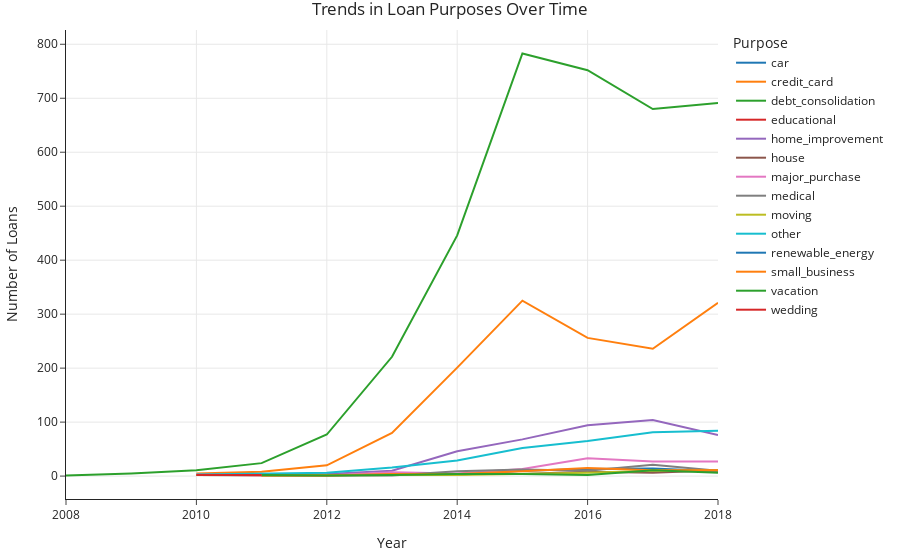

This figure's notebook cell:
### Markdown cell above
Congrats! You're done with the project.

The `loans` dataset is rich, and we've just barely scratched the surface in exploring it. We encourage you to keep digging deeper. Just to illustrate what's possible, run the cell below to create a line plot that depcits the number of loans approved per year for each loan purpose (car loan, medical debt, etc.).

### Code cell
def loan_purpose_over_time(loans):
    loans = loans.copy()
    loan_purpose_yearly = loans.groupby([loans['issue_d'].dt.year, 'purpose']).size().unstack()
    loan_purpose_yearly = loan_purpose_yearly.reset_index().melt(id_vars='issue_d', var_name='Purpose', value_name='Frequency')
    
    fig = px.line(loan_purpose_yearly, x='issue_d', y='Frequency', color='Purpose', title='Trends in Loan Purposes Over Time')
    fig.update_xaxes(title_text='Year')
    fig.update_yaxes(title_text='Number of Loans')
    return fig

loan_purpose_over_time(loans)

### Figure 1 — Plotly figure (JSON) as saved in the notebook; plotly's stock layout.template omitted (floating-point values rounded to 4 significant figures)
{"data": [{"hovertemplate": "Purpose=car<br>issue_d=%{x}<br>Frequency=%{y}<extra></extra>", "legendgroup": "car", "line": {"color": "#1F77B4", "dash": "solid"}, "marker": {"symbol": "circle"}, "mode": "lines", "name": "car", "orientation": "v", "showlegend": true, "type": "scatter", "x": [2008, 2009, 2010, 2011, 2012, 2013, 2014, 2015, 2016, 2017, 2018], "xaxis": "x", "y": [null, null, 2, 1, 1, 3, 2, 10, 13, 14, 9], "yaxis": "y"}, {"hovertemplate": "Purpose=credit_card<br>issue_d=%{x}<br>Frequency=%{y}<extra></extra>", "legendgroup": "credit_card", "line": {"color": "#FF7F0E", "dash": "solid"}, "marker": {"symbol": "circle"}, "mode": "lines", "name": "credit_card", "orientation": "v", "showlegend": true, "type": "scatter", "x": [2008, 2009, 2010, 2011, 2012, 2013, 2014, 2015, 2016, 2017, 2018], "xaxis": "x", "y": [null, null, 5, 8, 20, 80, 201, 325, 256, 236, 321], "yaxis": "y"}, {"hovertemplate": "Purpose=debt_consolidation<br>issue_d=%{x}<br>Frequency=%{y}<extra></extra>", "legendgroup": "debt_consolidation", "line": {"color": "#2CA02C", "dash": "solid"}, "marker": {"symbol": "circle"}, "mode": "lines", "name": "debt_consolidation", "orientation": "v", "showlegend": true, "type": "scatter", "x": [2008, 2009, 2010, 2011, 2012, 2013, 2014, 2015, 2016, 2017, 2018], "xaxis": "x", "y": [1, 5, 11, 24, 77, 221, 446, 783, 752, 680, 691], "yaxis": "y"}, {"hovertemplate": "Purpose=educational<br>issue_d=%{x}<br>Frequency=%{y}<extra></extra>", "legendgroup": "educational", "line": {"color": "#D62728", "dash": "solid"}, "marker": {"symbol": "circle"}, "mode": "lines", "name": "educational", "orientation": "v", "showlegend": true, "type": "scatter", "x": [2008, 2009, 2010, 2011, 2012, 2013, 2014, 2015, 2016, 2017, 2018], "xaxis": "x", "y": [2, null, null, null, null, null, null, null, null, null, null], "yaxis": "y"}, {"hovertemplate": "Purpose=home_improvement<br>issue_d=%{x}<br>Frequency=%{y}<extra></extra>", "legendgroup": "home_improvement", "line": {"color": "#9467BD", "dash": "solid"}, "marker": {"symbol": "circle"}, "mode": "lines", "name": "home_improvement", "orientation": "v", "showlegend": true, "type": "scatter", "x": [2008, 2009, 2010, 2011, 2012, 2013, 2014, 2015, 2016, 2017, 2018], "xaxis": "x", "y": [1, null, null, 2, 4, 10, 46, 68, 94, 104, 76], "yaxis": "y"}, {"hovertemplate": "Purpose=house<br>issue_d=%{x}<br>Frequency=%{y}<extra></extra>", "legendgroup": "house", "line": {"color": "#8C564B", "dash": "solid"}, "marker": {"symbol": "circle"}, "mode": "lines", "name": "house", "orientation": "v", "showlegend": true, "type": "scatter", "x": [2008, 2009, 2010, 2011, 2012, 2013, 2014, 2015, 2016, 2017, 2018], "xaxis": "x", "y": [1, null, null, 1, 2, 3, null, 4, 8, 6, 11], "yaxis": "y"}, {"hovertemplate": "Purpose=major_purchase<br>issue_d=%{x}<br>Frequency=%{y}<extra></extra>", "legendgroup": "major_purchase", "line": {"color": "#E377C2", "dash": "solid"}, "marker": {"symbol": "circle"}, "mode": "lines", "name": "major_purchase", "orientation": "v", "showlegend": true, "type": "scatter", "x": [2008, 2009, 2010, 2011, 2012, 2013, 2014, 2015, 2016, 2017, 2018], "xaxis": "x", "y": [null, null, 3, 1, 1, 7, 5, 13, 33, 27, 27], "yaxis": "y"}, {"hovertemplate": "Purpose=medical<br>issue_d=%{x}<br>Frequency=%{y}<extra></extra>", "legendgroup": "medical", "line": {"color": "#7F7F7F", "dash": "solid"}, "marker": {"symbol": "circle"}, "mode": "lines", "name": "medical", "orientation": "v", "showlegend": true, "type": "scatter", "x": [2008, 2009, 2010, 2011, 2012, 2013, 2014, 2015, 2016, 2017, 2018], "xaxis": "x", "y": [null, null, null, 1, 1, 1, 9, 12, 10, 21, 10], "yaxis": "y"}, {"hovertemplate": "Purpose=moving<br>issue_d=%{x}<br>Frequency=%{y}<extra></extra>", "legendgroup": "moving", "line": {"color": "#BCBD22", "dash": "solid"}, "marker": {"symbol": "circle"}, "mode": "lines", "name": "moving", "orientation": "v", "showlegend": true, "type": "scatter", "x": [2008, 2009, 2010, 2011, 2012, 2013, 2014, 2015, 2016, 2017, 2018], "xaxis": "x", "y": [null, null, null, 1, 2, 2, 2, 4, 6, 10, 11], "yaxis": "y"}, {"hovertemplate": "Purpose=other<br>issue_d=%{x}<br>Frequency=%{y}<extra></extra>", "legendgroup": "other", "line": {"color": "#17BECF", "dash": "solid"}, "marker": {"symbol": "circle"}, "mode": "lines", "name": "other", "orientation": "v", "showlegend": true, "type": "scatter", "x": [2008, 2009, 2010, 2011, 2012, 2013, 2014, 2015, 2016, 2017, 2018], "xaxis": "x", "y": [null, null, 3, 4, 6, 16, 29, 52, 65, 81, 84], "yaxis": "y"}, {"hovertemplate": "Purpose=renewable_energy<br>issue_d=%{x}<br>Frequency=%{y}<extra></extra>", "legendgroup": "renewable_energy", "line": {"color": "#1F77B4", "dash": "solid"}, "marker": {"symbol": "circle"}, "mode": "lines", "name": "renewable_energy", "orientation": "v", "showlegend": true, "type": "scatter", "x": [2008, 2009, 2010, 2011, 2012, 2013, 2014, 2015, 2016, 2017, 2018], "xaxis": "x", "y": [null, null, null, null, 1, null, null, 1, null, null, 1], "yaxis": "y"}, {"hovertemplate": "Purpose=small_business<br>issue_d=%{x}<br>Frequency=%{y}<extra></extra>", "legendgroup": "small_business", "line": {"color": "#FF7F0E", "dash": "solid"}, "marker": {"symbol": "circle"}, "mode": "lines", "name": "small_business", "orientation": "v", "showlegend": true, "type": "scatter", "x": [2008, 2009, 2010, 2011, 2012, 2013, 2014, 2015, 2016, 2017, 2018], "xaxis": "x", "y": [null, null, 2, 2, 1, 4, 4, 9, 15, 11, 11], "yaxis": "y"}, {"hovertemplate": "Purpose=vacation<br>issue_d=%{x}<br>Frequency=%{y}<extra></extra>", "legendgroup": "vacation", "line": {"color": "#2CA02C", "dash": "solid"}, "marker": {"symbol": "circle"}, "mode": "lines", "name": "vacation", "orientation": "v", "showlegend": true, "type": "scatter", "x": [2008, 2009, 2010, 2011, 2012, 2013, 2014, 2015, 2016, 2017, 2018], "xaxis": "x", "y": [null, null, null, 2, 1, 2, 4, 4, 2, 11, 6], "yaxis": "y"}, {"hovertemplate": "Purpose=wedding<br>issue_d=%{x}<br>Frequency=%{y}<extra></extra>", "legendgroup": "wedding", "line": {"color": "#D62728", "dash": "solid"}, "marker": {"symbol": "circle"}, "mode": "lines", "name": "wedding", "orientation": "v", "showlegend": true, "type": "scatter", "x": [2008, 2009, 2010, 2011, 2012, 2013, 2014, 2015, 2016, 2017, 2018], "xaxis": "x", "y": [null, null, 2, 2, null, 1, null, null, null, null, null], "yaxis": "y"}], "layout": {"legend": {"title": {"text": "Purpose"}, "tracegroupgap": 0}, "title": {"text": "Trends in Loan Purposes Over Time"}, "xaxis": {"anchor": "y", "domain": [0, 1], "title": {"text": "Year"}}, "yaxis": {"anchor": "x", "domain": [0, 1], "title": {"text": "Number of Loans"}}}}
